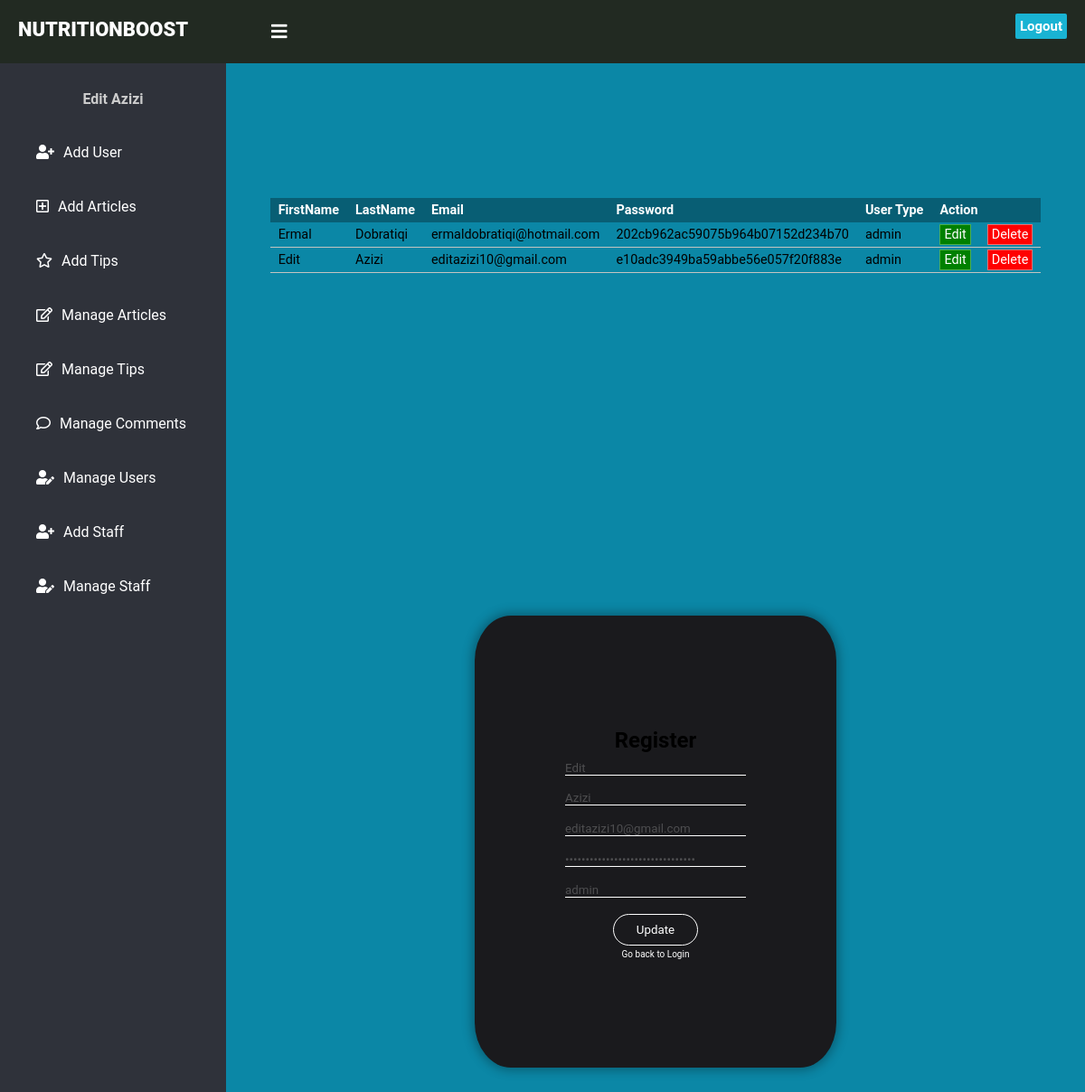
Page /AdminManageUsers.php?edit=5 (signed in) on the committed database.
### tables this page shows
CREATE TABLE `users` (
  `id` int(11) NOT NULL,
  `FirstName` varchar(50) NOT NULL,
  `LastName` varchar(50) NOT NULL,
  `Email` varchar(255) NOT NULL,
  `Password` varchar(255) NOT NULL,
  `User_type` varchar(10) NOT NULL,
  `Created_at` datetime NOT NULL
);

### AdminManageUsers.php (the view, shortened to what this page needs)
<?php
include('Function.php');
?>
<!DOCTYPE html>
<html lang="en" dir="ltr">
  <head>
    <link rel="stylesheet" href="Styles/Admin.css">
    <link rel="stylesheet" href="https://cdnjs.cloudflare.com/ajax/libs/font-awesome/5.11.2/css/all.css">
  </head>
  <body>
    <header>
      <label for="check">
        <i class="fas fa-bars" id="sidebar_btn"></i>
      </label>
      <div class="left_area">
      <a href="index.php"><h1>NUTRITIONBOOST</h1></a>
      </div>
      <div class="right_area">
        <a href="Index.php?logout='1'" class="logout_btn"  >Logout</a>
      </div>
    </header>
    <div class="sidebar">
      <div class="profile_info">
        <h4><?php echo $_SESSION['user']['FirstName']; ?> <?php echo $_SESSION['user']['LastName']; ?></h4>
      </div>
      <a href="AdminDashboard.php"><i class="fas fa-user-plus"></i><span>Add User</span></a></a>
      <a href="AdminAddArticles.php"><i class="far fa-plus-square"></i><span>Add Articles</span></a></a>
      <a href="AdminAddTips.php"><i class="far fa-star"></i><span>Add Tips</span></a></a>
      <a href="AdminManageArticles.php"><i class="far fa-edit"></i><span>Manage Articles</span></a></a>
      <a href="AdminManageTips.php"><i class="far fa-edit"></i><span>Manage Tips</span></a></a>
      <a href="ManageComments.php"><i class="far fa-comment"></i><span>Manage Comments</span></a></a>
      <a href="AdminManageUsers.php"><i class="fas fa-user-edit"></i><span>Manage Users</span></a></a>
      <a href="AdminAddStaff.php"><i class="fas fa-user-plus"></i><span>Add Staff</span></a></a>
      <a href="AdminManageStaff.php"><i class="fas fa-user-edit"></i><span>Manage Staff</span></a></a>
    </div>
    <div class="content">
      <div class="users">
        <table>
          <thead>
         <th>FirstName</th>
         <th>LastName</th>
         <th>Email</th>
         <th>Password</th>
         <th>User Type</th>
         <th colspan="2">Action</th>
         </thead>
         <tbody>
         <?php echo printUsers();?>
      </div>
      <form id="ARegister-form"  onsubmit="return ARegValidation()" method="POST">
      <div class="box">
      <div id="Register-items" class="items">
           <div class="L">
             <h2 id="h21">Regis<h2 id="h22">ter<h2></h2>
           </div>
           <input  id="FirstName" type="text" name="firstname"  value="<?php echo $firstname ?>" placeholder="FirstName">
           <input  id="LastName" type="text" name="lastname" value="<?php echo $lastname ?>" placeholder="LastName">
           <input id="RegEmail" name="email" type="email" value="<?php echo $email ?>" placeholder="Email">
           <input id="RegPassword"  name="password" type="password" value="<?php echo $password ?>" placeholder="Password">
           <input  id="UserType" type="text" name="user_type" value="<?php echo $usertype ?>" placeholder="User Type">
           <button  id="Register" type="submit" name="update">Update</button>
           </div>
           <div class="Text">
           <a href="Login.php">Go back to Login</a>
           <br>
         </div>
        </div>
      </div>
  </body>
</html>

### Function.php (shortened to what this page needs)
<?php
include('Config.php');
function printUsers(){
   global $mysqli;
   $sql = "SELECT Id,Firstname, Lastname ,Email, Password ,User_type FROM users";
   $result= $mysqli -> query($sql);
   if ($result -> num_rows > 0){
       while($row = $result -> fetch_assoc()){
		   echo "<tr><td>" . $row["Firstname"] . "</td><td>" . $row["Lastname"] . "</td><td>" . $row["Email"] . "</td><td>"
			. $row["Password"] . "</td><td>" . $row["User_type"] . "</td><td><a href='AdminManageUsers.php?edit=".$row['Id']."' class='edit-btn'>Edit</a>
			</td><td><a href='Function.php?delete=".$row['Id']."' class='delete-btn'>Delete</a></td></tr>";
	   }
     echo "</table>";
   }else{
	   echo "0 Results";
   }
}
if(isset($_GET["edit"])){
	$id = $_GET["edit"];
	$result = $mysqli -> query("SELECT Id,Firstname, Lastname ,Email, Password ,User_type FROM users WHERE Id=$id");
    if((is_object($result) && count(get_object_vars($result)) > 0) || count($result)){
	   $row = $result -> fetch_array();
	   $firstname = $row["Firstname"];
	   $lastname = $row["Lastname"];
	   $email = $row["Email"];
	   $password = $row["Password"];
       $usertype = $row["User_type"];
	}
}

### Styles/Admin.css (style rules this page uses)
* { margin: 0; padding: 0; font-family: "Roboto", sans-serif; text-decoration: none; }
header { z-index: 1; position: fixed; background-color: #222a22; padding: 20px; width: calc(100% - 0%); top: 0; height: 30px; }
.left_area h1 { color: #fff; margin: 0; text-transform: uppercase; font-size: 22px; font-weight: 900; }
.logout_btn { padding: 5px; background: #19B3D3; text-decoration: none; float: right; margin-top: -30px; margin-right: 40px; border-radius: 2px; font-size: 15px; font-weight: 600; color: #fff; transition: 0.5s; transition-property: background; }
.sidebar { z-index: 1; top: 0; background: #2f323a; margin-top: 70px; padding-top: 30px; position: fixed; left: 0; width: 250px; height: calc(100% - 9%); transition: 0.5s; transition-property: left; overflow-y: auto; }
.profile_info { display: flex; flex-direction: column; justify-content: center; align-items: center; }
.sidebar .profile_info h4 { color: #ccc; margin-top: 0; margin-bottom: 20px; }
.sidebar a { color: #fff; display: block; width: 100%; line-height: 60px; text-decoration: none; padding-left: 40px; box-sizing: border-box; transition: 0.5s; transition-property: background; }
.sidebar i { padding-right: 10px; }
label #sidebar_btn { z-index: 1; color: #fff; position: fixed; cursor: pointer; left: 300px; font-size: 20px; margin: 5px 0; transition: 0.5s; transition-property: color; }
.content { width: (100% - 250px); margin-top: 60px; padding: 20px; margin-left: 250px; background-color: #0B87A6; background-position: center; background-size: cover; height: 155vh; transition: 0.5s; display: flex; justify-content: space-around; align-items: center; flex-direction: column; }
.items { display: flex; flex-direction: column; justify-content: space-around; align-items: center; width:200px; height:150px; }
.L { display: flex; }
.box { display: flex; flex-direction: column; justify-content: center; align-items: center; width: 400px; height:500px; border:0px ; border-radius: 10%; box-shadow: 0px 0px 12px 3px rgba(0, 0, 0, 0.3); background-color: #1A1A1D; margin-top: 100px; }
#Register-items { width: 200px; height: 250px; }
#FirstName { border-top: 0px; border-bottom: 1px solid white; border-left: 0px; border-right: 0px; background-color: #1A1A1D; color:#4E4E50; width: 200px; }
#LastName { border-top: 0px; border-bottom: 1px solid white; border-left: 0px; border-right: 0px; background-color: #1A1A1D; color:#4E4E50; width: 200px; }
#RegEmail { border-top: 0px; border-bottom: 1px solid white; border-left: 0px; border-right: 0px; background-color: #1A1A1D; color:#4E4E50; width: 200px; }
#RegPassword { border-top: 0px; border-bottom: 1px solid white; border-left: 0px; border-right: 0px; background-color: #1A1A1D; color:#4E4E50; width: 200px; }
#UserType { border-top: 0px; border-bottom: 1px solid white; border-left: 0px; border-right: 0px; background-color: #1A1A1D; color:#4E4E50; width: 200px; }
#Register { border:1px solid black; padding: 9px 25px; background-color: #1A1A1D; border: 1px solid white; border-radius: 50px; cursor: pointer; transition: all 0.3s ease 0s; color:white; }
.Text { font-size:10px; display: flex; justify-content: space-between; }
.Text a { text-decoration: none; color:white; }
.users table { border-collapse: collapse; font-size: 0.9em; min-width: 500px; }
table tbody tr { border-bottom: 1px solid #c4c4c0; }
table th, table td { padding:5px 9px; }
table tbody tr td .edit-btn { padding: 2px 4px 2px 4px; color: white; border: 1px solid #4CAF50; background-color: green; }
table tbody tr td .delete-btn { padding: 2px 4px 2px 4px; color: white; border: 1px solid #f76d6d; background-color: red; }

### rows in the picture
users: FirstName "Ermal", LastName "Dobratiqi", Email "ermaldobratiqi@hotmail.com", Password "202cb962ac59075b964b07152d234b70", User_type "admin"
users: FirstName "Edit", LastName "Azizi", Email "editazizi10@gmail.com", Password "e10adc3949ba59abbe56e057f20f883e", User_type "admin", firstname "Edit", lastname "Azizi", email "editazizi10@gmail.com", user_type "admin"

### other values in the picture
$_SESSION['user']['FirstName'] "Edit"
$_SESSION['user']['LastName'] "Azizi"
